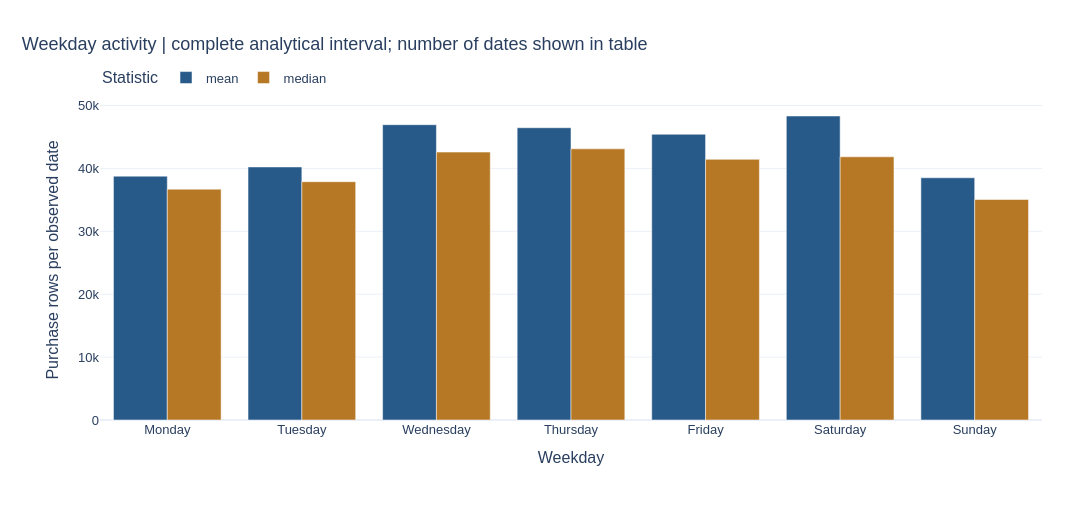

Notebook code cell kept with this figure:
### Markdown cell above
## 3. Weekday activity

**Question.** Do weekday comparisons depend on the summary statistic?

### Code cell
daily['weekday_number'] = daily['t_dat'].dt.dayofweek
weekday = daily.groupby('weekday_number')['transaction_rows'].agg(['size','mean','median']).reset_index()
weekday['weekday'] = ['Monday','Tuesday','Wednesday','Thursday','Friday','Saturday','Sunday']
display(weekday)
fig = px.bar(weekday, x='weekday', y=['mean','median'], barmode='group',
    labels={'value':'Purchase rows per observed date','variable':'Statistic','weekday':'Weekday'},
    title='Weekday activity | complete analytical interval; number of dates shown in table')
show_figure(fig, PROJECT_ROOT, 'eda_weekday')

### Figure 1 — Plotly figure (JSON) as saved in the notebook; plotly's stock layout.template omitted (floating-point values rounded to 4 significant figures)
{"data": [{"alignmentgroup": "True", "hovertemplate": "Statistic=mean<br>Weekday=%{x}<br>Purchase rows per observed date=%{y}<extra></extra>", "legendgroup": "mean", "marker": {"color": "#285A89", "pattern": {"shape": ""}}, "name": "mean", "offsetgroup": "mean", "orientation": "v", "showlegend": true, "textposition": "auto", "type": "bar", "x": ["Monday", "Tuesday", "Wednesday", "Thursday", "Friday", "Saturday", "Sunday"], "xaxis": "x", "y": [38770.0, 40230.0, 46940.0, 46460.0, 45420.0, 48330.0, 38510.0], "yaxis": "y"}, {"alignmentgroup": "True", "hovertemplate": "Statistic=median<br>Weekday=%{x}<br>Purchase rows per observed date=%{y}<extra></extra>", "legendgroup": "median", "marker": {"color": "#B67824", "pattern": {"shape": ""}}, "name": "median", "offsetgroup": "median", "orientation": "v", "showlegend": true, "textposition": "auto", "type": "bar", "x": ["Monday", "Tuesday", "Wednesday", "Thursday", "Friday", "Saturday", "Sunday"], "xaxis": "x", "y": [36700.0, 37880.0, 42580.0, 43110.0, 41440.0, 41840.0, 35060.0], "yaxis": "y"}], "layout": {"barmode": "group", "colorway": ["#285A89", "#B67824", "#687B38", "#9B596D", "#78629A"], "font": {"family": "Arial", "size": 13}, "height": 520, "legend": {"orientation": "h", "title": {"text": "Statistic"}, "tracegroupgap": 0, "x": 0, "y": 1.02, "yanchor": "bottom"}, "margin": {"b": 100, "l": 100, "r": 50, "t": 100}, "title": {"font": {"size": 18}, "text": "Weekday activity | complete analytical interval; number of dates shown in table", "x": 0.02, "xanchor": "left"}, "width": 1100, "xaxis": {"anchor": "y", "domain": [0.0, 1.0], "title": {"text": "Weekday"}}, "yaxis": {"anchor": "x", "domain": [0.0, 1.0], "title": {"text": "Purchase rows per observed date"}}}}
